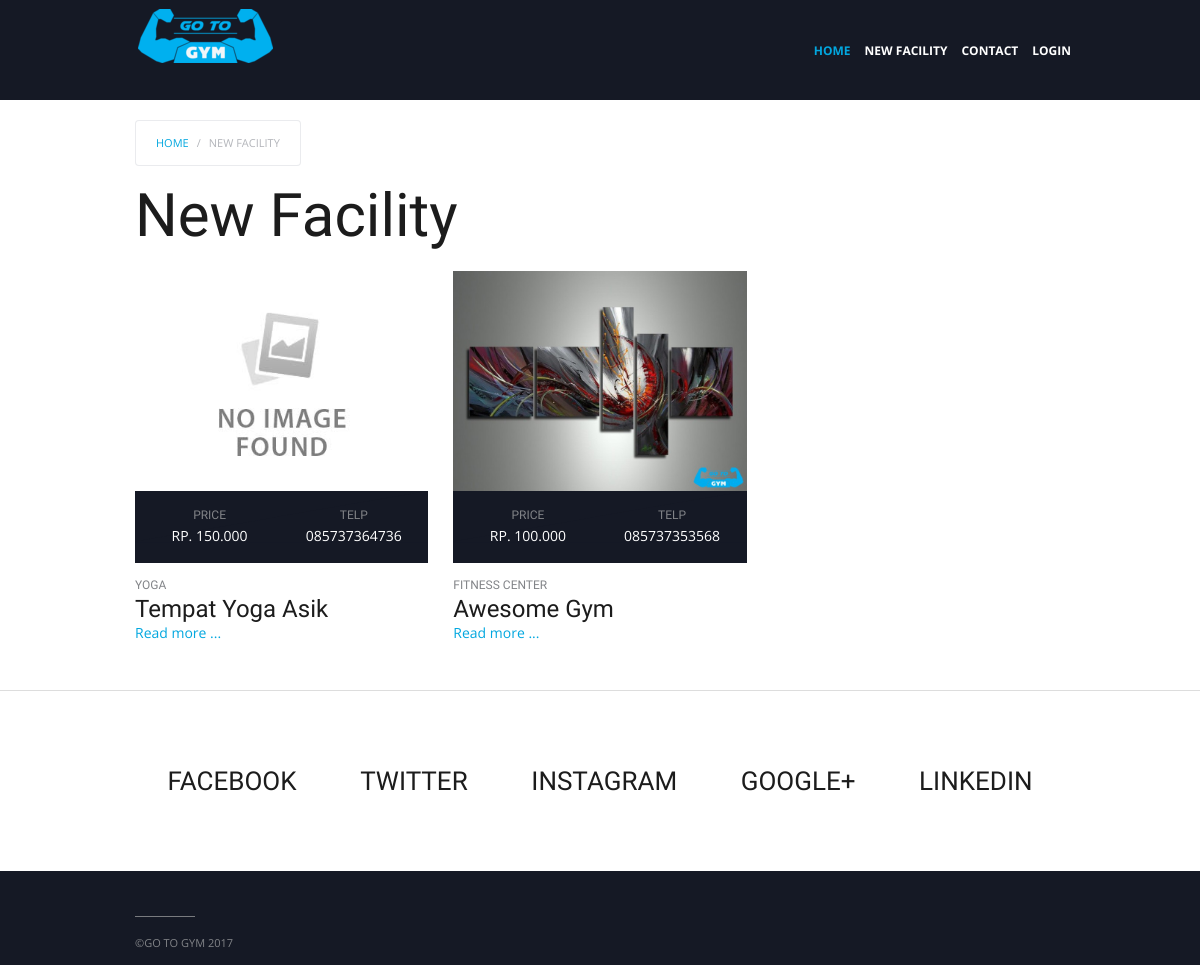
The page /home/newfacility on the database as committed earlier.
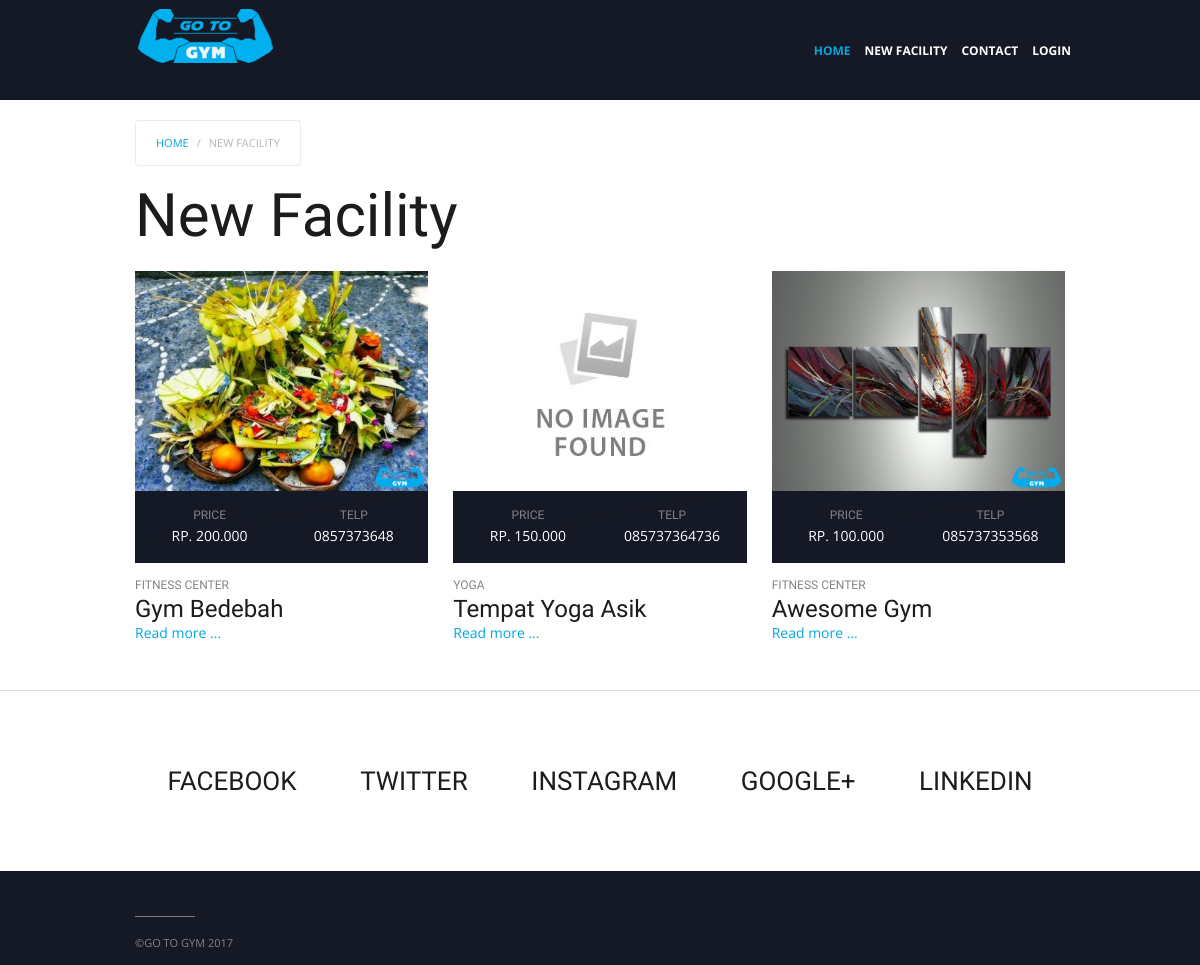
The same page on the database as committed later.
### tables this page shows
CREATE TABLE `gym` (
  `id` int(11) NOT NULL,
  `user_id` int(11) NOT NULL,
  `category_id` int(11) NOT NULL,
  `fullname` varchar(100) DEFAULT NULL,
  `alamat` varchar(100) DEFAULT NULL,
  `longitude` varchar(100) DEFAULT NULL,
  `latitude` varchar(100) DEFAULT NULL,
  `telp` varchar(12) DEFAULT NULL,
  `description` text,
  `price` int(11) DEFAULT NULL,
  `status` int(1) NOT NULL
);

CREATE TABLE `category` (
  `id` int(11) NOT NULL,
  `label` varchar(100) DEFAULT NULL
);

CREATE TABLE `images` (
  `id` int(11) NOT NULL,
  `gym_id` int(11) DEFAULT NULL,
  `file` varchar(100) DEFAULT NULL
);

### application/Controller/HomeController.php (called while the page is built, shortened)
<?php
class HomeController extends Controller
{
    public function newfacility()
    {
        $gym = new Gym();
        $this->view([
            'header'=>'view/_templates/home_header.php',
            'content'=>'view/home/newfacility.php',
            'footer'=>'view/_templates/home_footer.php',
        ],[
            'model'=>$gym->newFacility()
        ]);
    }
}

### public/index.php (called while the page is built, shortened)
<?php
$app = new Application();

### application/Core/Model.php (called while the page is built, shortened)
<?php
class Model
{
    public $db = null;
    protected $table = null;
    private function openDatabaseConnection()
    {
        $options = array(PDO::ATTR_DEFAULT_FETCH_MODE => PDO::FETCH_OBJ, PDO::ATTR_ERRMODE => PDO::ERRMODE_WARNING);
        $this->db = new PDO(DB_TYPE . ':host=' . DB_HOST . ';dbname=' . DB_NAME . ';charset=' . DB_CHARSET, DB_USER, DB_PASS, $options);
    }
    public function getOne($id)
    {
        if(is_array($id) && !is_null($id)){
            $_row = '';
            $_value = [];
            foreach ($id as $row=>$value){
                $_row.= $row.' = '.' :'.$row.' AND ';
                $_value[':'.$row] = $value;
            }
            $_row = substr($_row, 0, -5);
            $sql = "SELECT * FROM $this->table WHERE $_row LIMIT 1";
            $query = $this->db->prepare($sql);
            $parameters = $_value;
        }else{
            $sql = "SELECT * FROM $this->table WHERE id = :id LIMIT 1";
            $query = $this->db->prepare($sql);
            $parameters = array(':id' => $id);
        }
        $query->execute($parameters);
        return $query->fetch();
    }
}

### application/Model/Gym.php (called while the page is built, shortened)
<?php
class Gym extends Model
{
    protected $table = 'gym';
    public static function getCategory($id)
    {
        $category = new Category();
        return $category->getOne($id)->label;
    }
    public static function getImage($id)
    {
        $images = new Images();
        $img = $images->getOne(['gym_id'=>$id]);
        if($img){
            return $img->file;
        }else{
            return '';
        }
    }
    public function newFacility()
    {
        $sql = "SELECT * FROM $this->table WHERE status = 1 ORDER BY id DESC LIMIT 12 ";
        $query = $this->db->prepare($sql);
        $query->execute([]);
        return $query->fetchAll();
    }
}

### application/view/home/newfacility.php (the view, shortened to what this page needs)
<div class="uk-container uk-container-center">
    <div class="tm-middle uk-grid" data-uk-grid-match="" data-uk-grid-margin="">
        <div class="tm-main uk-width-medium-1-1">
            <main class="tm-content uk-position-relative">
                <ul class="uk-breadcrumb">
                    <li><a href="<?= URL ?>">Home</a></li>
                    <li class="uk-active"><span>New Facility</span></li>
                </ul>
                <div class="uk-grid">
                    <div class="uk-width-1-1">
                        <div class="uk-panel uk-panel-header">
                            <h1 class="tm-title">New Facility</h1>
                        </div>
                    </div>
                </div>
                <div class="uk-grid" data-uk-grid-match="" data-uk-grid-margin="">
                    <?php foreach ($model as $row): ?>
                        <?php $image = \Mini\Model\Gym::getImage($row->id); ?>
                        <div class="uk-width-medium-1-3">
                            <article class="uk-article">
                                <a class="uk-align-left" href="<?= URL.'home/detail/'.$row->id ?>" title=""><img src="<?= $image == '' ? URL.'img/noimagefound2.jpg' : URL.'img/gym/'.$image ?>" alt=""></a>
                                <div>
                                    <div class="uk-panel uk-width-1-1">
                                        <div class="uk-grid">
                                            <div class="uk-width-1-2">
                                                <h6 class="tm-uppercase">Price</h6>
                                                <span class="tm-uppercase">Rp. <?= number_format($row->price, 0, ',', '.') ?></span>
                                            </div>
                                            <div class="uk-width-1-2">
                                                <h6 class="tm-uppercase">Telp</h6>
                                                <span class="tm-uppercase"><?= $row->telp ?></span>
                                            </div>
                                        </div>
                                    </div>
                                    <h4 class="tm-workouts-line tm-uppercase"><?= \Mini\Model\Gym::getCategory($row->category_id) ?></h4>
                                    <h3 class="tm-workouts-subline tm-uppercase"><?= $row->fullname ?></h3>
                                    <div class="jcomments-links">
                                        <a class="readmore-link" href="<?= URL.'home/detail/'.$row->id ?>" title="5 Unique Workauts to Improve your Deadlift">Read more ...</a>
                                    </div>
                                </div>
                            </article>
                        </div>
                    <?php endforeach; ?>
                </div>
            </main>
        </div>
    </div>
</div>

### application/Core/Application.php (shortened to what this page needs)
<?php
class Application
{
    private $url_controller = null;
    private $url_action = null;
    private $url_params = array();
    public function __construct()
    {
        if (!$this->url_controller) {
            $page = new \Mini\Controller\HomeController();
            $page->index();
        } elseif (file_exists(APP . 'Controller/' . ucfirst($this->url_controller) . 'Controller.php')) {
            $this->url_controller = new $controller();
            if (method_exists($this->url_controller, $this->url_action)) {
                if (!empty($this->url_params)) {
                    call_user_func_array(array($this->url_controller, $this->url_action), $this->url_params);
                } else {
                    $this->url_controller->{$this->url_action}();
                }
            } else {
                if (strlen($this->url_action) == 0) {
                    $this->url_controller->index();
                } else {
                    header('location: ' . URL . 'error');
                }
            }
        } else {
            header('location: ' . URL . 'error');
        }
    }
    private function splitUrl()
    {
        if (isset($_GET['url'])) {
            $url = trim($_GET['url'], '/');
            $url = filter_var($url, FILTER_SANITIZE_URL);
            $url = explode('/', $url);
            $this->url_controller = isset($url[0]) ? $url[0] : null;
            $this->url_action = isset($url[1]) ? $url[1] : null;
            unset($url[0], $url[1]);
            $this->url_params = array_values($url);
        }
    }
}

### application/Core/Controller.php (shortened to what this page needs)
<?php
class Controller
{
    protected function view($data = array(),$params = array())
    {
        if(isset($data['header']))
            require APP . $data['header'];
        if(isset($data['content']))
            require APP . $data['content'];
        if(isset($data['footer']))
            require APP . $data['footer'];
    }
}

### application/view/_templates/home_header.php (shortened to what this page needs)
<!DOCTYPE HTML>
<html lang="en-gb" dir="ltr">
<head>
    <link href="<?= URL;?>assets/frontend/css/bootstrap.css" rel="stylesheet">
    <link href="<?= URL;?>assets/frontend/css/theme.css" rel="stylesheet">
    <link href="<?= URL;?>assets/frontend/css/schedule.css" rel="stylesheet">
</head>
<body class="tm-isblog tm-page-workouts">
<div class="ak-page">
    <nav class="tm-navbar uk-navbar uk-navbar-attached">
        <div class="uk-container uk-container-center">
            <a class="tm-logo" href="<?= URL;?>">
                <img src="<?= URL;?>assets/frontend/images/logo.png" style="margin-top: 10px;">
            </a>
            <ul class="uk-navbar-nav uk-hidden-small">
                <li class="uk-parent uk-active"><a href="<?= URL ?>">Home</a></li>
                <li><a href="<?= URL.'home/newfacility' ?>">New Facility</a></li>
                <li><a href="<?= URL.'home/contact' ?>">Contact</a></li>
                <li><a href="<?= URL.'home/login' ?>"">Login</a></li>
            </ul>
        </div>
    </nav>

### application/view/_templates/home_footer.php (shortened to what this page needs)
<div class="tm-block tm-block-social">
    <div class="uk-container uk-container-center">
        <div class="uk-panel ak-social">
            <ul class="uk-subnav uk-subnav-line uk-text-center">
                <li><a href="https://www.facebook.com/" target="_blank">Facebook</a></li>
                <li><a href="https://twitter.com/" target="_blank">Twitter</a></li>
                <li><a href="http://instagram.com/" target="_blank">Instagram</a></li>
                <li><a href="https://plus.google.com/" target="_blank">Google+</a></li>
                <li><a href="https://www.linkedin.com/" target="_blank">Linkedin</a></li>
            </ul>
        </div>
    </div>
</div>
<div class="ak-footer" style="padding: 10px 0;">
    <div class="uk-container uk-container-center">
        <footer class="tm-footer uk-grid tm-footer uk-grid" data-uk-grid-match="{target:'> div > .uk-panel'}" data-uk-grid-margin="" style="margin-bottom: 0; margin-top: 0;">
            <div class="uk-hidden-small uk-hidden-medium uk-width-large-1-3" style="margin-bottom: 0; margin-top: 0;">
                <div class="uk-panel uk-hidden-medium uk-hidden-small" style="margin-bottom: 0; margin-top: 0;">
                    <div class="ak-copyright">©GO TO GYM  2017</div>
                </div>
            </div>
        </footer>
    </div>
</div>
</div>
</body>
</html>

Rows that differ between the two databases and show on the page:
added gym: id.file (picture), price "200.000", telp "0857373648", category.label "FITNESS CENTER", fullname "Gym Bedebah"
